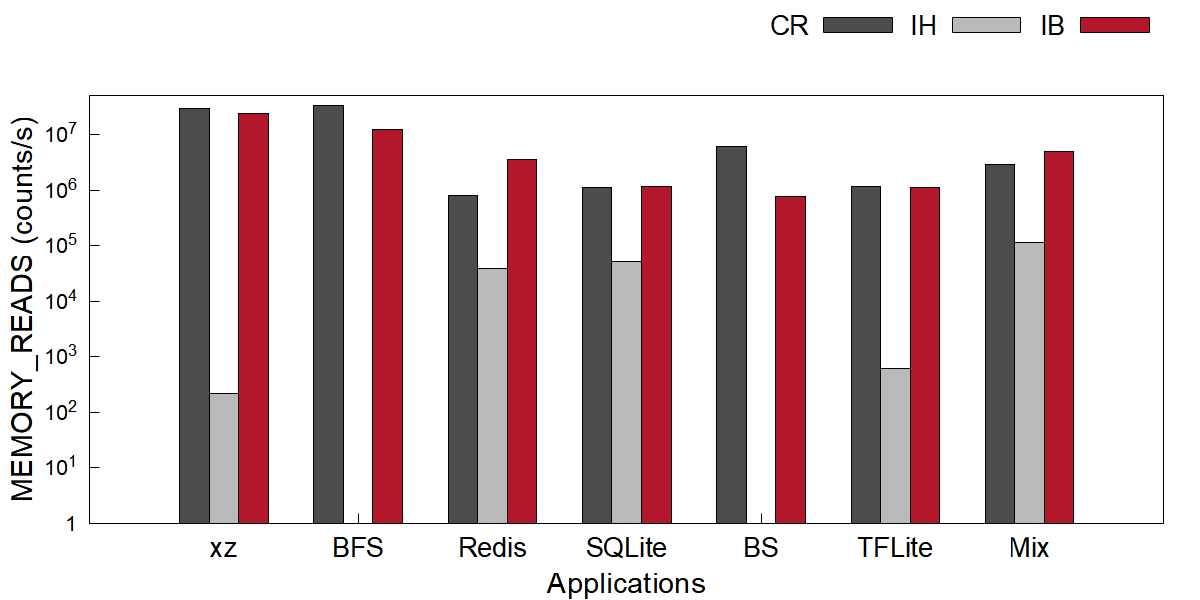

Source code (gnuplot):
# tile_mem_reads.plt - one counter, one bar per application per data path.
#
# Style mirrors the paper bar charts (image/*.plt): clustered
# bars, Arial 16/22/20, opaque fill with black border, key
# outside top right.  Bars use `with boxes` with explicit
# width and offsets (see tools/gen_fig_plts.py); xrange
# [0:8] centers the 7 application groups.  Full 4-side
# frame (border 15), tics only on left y / bottom x
# (nomirror).  Colors: 2-series figures use #B2172B
# (left, dark) / #F5A682 (right, light); the 3-series
# figure keeps dark gray / light gray / red.
#
# Log y axis: raw counts/s, starts at 1, coarse decade
# tics 1, 10, 100, ... only (10^{%L}, no minor tics);
# the IH series would be invisible on a linear axis.
#
# Data: fig/tile_mem_reads.dat (raw differenced rates).
#
# Usage: gnuplot fig/tile_mem_reads.plt   (from the repo root)

set terminal pngcairo size 1200,600 enhanced font 'Arial,16'
set output 'fig/tile_mem_reads.png'

set ylabel 'MEMORY\_READS (counts/s)' font 'Arial,22'
set xlabel 'Applications' font 'Arial,22'

set style fill solid border -1
set boxwidth 0.22

set yrange [1:5e+07]
set logscale y 10
unset mytics
set format y '10^{%L}'
set ytics add ("1" 1)

set border 15
set ytics nomirror
set xtics nomirror

# xtics anchored at the cluster centers (1..7); the app
# names come from fig/tile_mem_reads.dat column 1.
set xtics ('xz' 1, 'BFS' 2, 'Redis' 3, 'SQLite' 4, 'BS' 5, 'TFLite' 6, 'Mix' 7) font ',20'
set xrange [0:8]

set tmargin 4
set key outside top right horizontal font 'Arial,20'

C_CR = "#4C4C4C"
C_IH = "#BABABA"
C_IB = "#B2172B"

plot 'fig/tile_mem_reads.dat' using ($0+1-0.220):2 with boxes title 'CR' lc rgb C_CR, \
     '' using ($0+1):3 with boxes title 'IH' lc rgb C_IH, \
     '' using ($0+1+0.220):4 with boxes title 'IB' lc rgb C_IB
